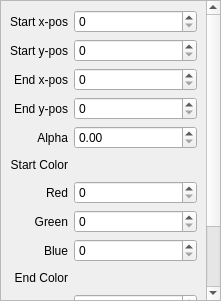
<?xml version="1.0" encoding="UTF-8"?>
<ui version="4.0">
 <class>Form</class>
 <widget class="QWidget" name="Form">
  <property name="geometry">
   <rect>
    <x>0</x>
    <y>0</y>
    <width>221</width>
    <height>301</height>
   </rect>
  </property>
  <property name="windowTitle">
   <string>Form</string>
  </property>
  <layout class="QGridLayout" name="gridLayout">
   <property name="leftMargin">
    <number>0</number>
   </property>
   <property name="topMargin">
    <number>0</number>
   </property>
   <property name="rightMargin">
    <number>0</number>
   </property>
   <property name="bottomMargin">
    <number>0</number>
   </property>
   <property name="horizontalSpacing">
    <number>6</number>
   </property>
   <item row="0" column="0">
    <widget class="QScrollArea" name="scrollArea">
     <property name="widgetResizable">
      <bool>true</bool>
     </property>
     <widget class="QWidget" name="scrollAreaWidgetContents">
      <property name="geometry">
       <rect>
        <x>0</x>
        <y>0</y>
        <width>205</width>
        <height>449</height>
       </rect>
      </property>
      <layout class="QGridLayout" name="gridLayout_2">
       <item row="10" column="1">
        <widget class="QSpinBox" name="spinBox_8"/>
       </item>
       <item row="7" column="0">
        <widget class="QLabel" name="label_7">
         <property name="text">
          <string>Green</string>
         </property>
         <property name="alignment">
          <set>Qt::AlignRight|Qt::AlignTrailing|Qt::AlignVCenter</set>
         </property>
        </widget>
       </item>
       <item row="8" column="1">
        <widget class="QSpinBox" name="spinBox_7"/>
       </item>
       <item row="7" column="1">
        <widget class="QSpinBox" name="spinBox_6"/>
       </item>
       <item row="9" column="0">
        <widget class="QLabel" name="label_9">
         <property name="text">
          <string>End Color</string>
         </property>
         <property name="alignment">
          <set>Qt::AlignRight|Qt::AlignTrailing|Qt::AlignVCenter</set>
         </property>
        </widget>
       </item>
       <item row="6" column="0">
        <widget class="QLabel" name="label_6">
         <property name="text">
          <string>Red</string>
         </property>
         <property name="alignment">
          <set>Qt::AlignRight|Qt::AlignTrailing|Qt::AlignVCenter</set>
         </property>
        </widget>
       </item>
       <item row="0" column="1">
        <widget class="QSpinBox" name="spinBox"/>
       </item>
       <item row="1" column="0">
        <widget class="QLabel" name="label_2">
         <property name="text">
          <string>Start y-pos</string>
         </property>
         <property name="alignment">
          <set>Qt::AlignRight|Qt::AlignTrailing|Qt::AlignVCenter</set>
         </property>
        </widget>
       </item>
       <item row="10" column="0">
        <widget class="QLabel" name="label_10">
         <property name="text">
          <string>Red</string>
         </property>
         <property name="alignment">
          <set>Qt::AlignRight|Qt::AlignTrailing|Qt::AlignVCenter</set>
         </property>
        </widget>
       </item>
       <item row="2" column="0">
        <widget class="QLabel" name="label_3">
         <property name="text">
          <string>End x-pos</string>
         </property>
         <property name="alignment">
          <set>Qt::AlignRight|Qt::AlignTrailing|Qt::AlignVCenter</set>
         </property>
        </widget>
       </item>
       <item row="12" column="1">
        <widget class="QSpinBox" name="spinBox_10"/>
       </item>
       <item row="3" column="0">
        <widget class="QLabel" name="label_4">
         <property name="text">
          <string>End y-pos</string>
         </property>
         <property name="alignment">
          <set>Qt::AlignRight|Qt::AlignTrailing|Qt::AlignVCenter</set>
         </property>
        </widget>
       </item>
       <item row="11" column="1">
        <widget class="QSpinBox" name="spinBox_9"/>
       </item>
       <item row="1" column="1">
        <widget class="QSpinBox" name="spinBox_2"/>
       </item>
       <item row="5" column="1">
        <spacer name="horizontalSpacer">
         <property name="orientation">
          <enum>Qt::Horizontal</enum>
         </property>
         <property name="sizeHint" stdset="0">
          <size>
           <width>40</width>
           <height>20</height>
          </size>
         </property>
        </spacer>
       </item>
       <item row="6" column="1">
        <widget class="QSpinBox" name="spinBox_5"/>
       </item>
       <item row="3" column="1">
        <widget class="QSpinBox" name="spinBox_4"/>
       </item>
       <item row="11" column="0">
        <widget class="QLabel" name="label_11">
         <property name="text">
          <string>Green</string>
         </property>
         <property name="alignment">
          <set>Qt::AlignRight|Qt::AlignTrailing|Qt::AlignVCenter</set>
         </property>
        </widget>
       </item>
       <item row="5" column="0">
        <widget class="QLabel" name="label_5">
         <property name="text">
          <string>Start Color</string>
         </property>
         <property name="alignment">
          <set>Qt::AlignRight|Qt::AlignTrailing|Qt::AlignVCenter</set>
         </property>
        </widget>
       </item>
       <item row="2" column="1">
        <widget class="QSpinBox" name="spinBox_3"/>
       </item>
       <item row="12" column="0">
        <widget class="QLabel" name="label_12">
         <property name="text">
          <string>Blue</string>
         </property>
         <property name="alignment">
          <set>Qt::AlignRight|Qt::AlignTrailing|Qt::AlignVCenter</set>
         </property>
        </widget>
       </item>
       <item row="0" column="0">
        <widget class="QLabel" name="label">
         <property name="text">
          <string>Start x-pos</string>
         </property>
         <property name="alignment">
          <set>Qt::AlignRight|Qt::AlignTrailing|Qt::AlignVCenter</set>
         </property>
        </widget>
       </item>
       <item row="8" column="0">
        <widget class="QLabel" name="label_8">
         <property name="text">
          <string>Blue</string>
         </property>
         <property name="alignment">
          <set>Qt::AlignRight|Qt::AlignTrailing|Qt::AlignVCenter</set>
         </property>
        </widget>
       </item>
       <item row="9" column="1">
        <spacer name="horizontalSpacer_2">
         <property name="orientation">
          <enum>Qt::Horizontal</enum>
         </property>
         <property name="sizeHint" stdset="0">
          <size>
           <width>40</width>
           <height>20</height>
          </size>
         </property>
        </spacer>
       </item>
       <item row="4" column="0">
        <widget class="QLabel" name="label_13">
         <property name="text">
          <string>Alpha</string>
         </property>
         <property name="alignment">
          <set>Qt::AlignRight|Qt::AlignTrailing|Qt::AlignVCenter</set>
         </property>
        </widget>
       </item>
       <item row="4" column="1">
        <widget class="QDoubleSpinBox" name="doubleSpinBox"/>
       </item>
      </layout>
     </widget>
    </widget>
   </item>
  </layout>
 </widget>
 <resources/>
 <connections/>
</ui>
